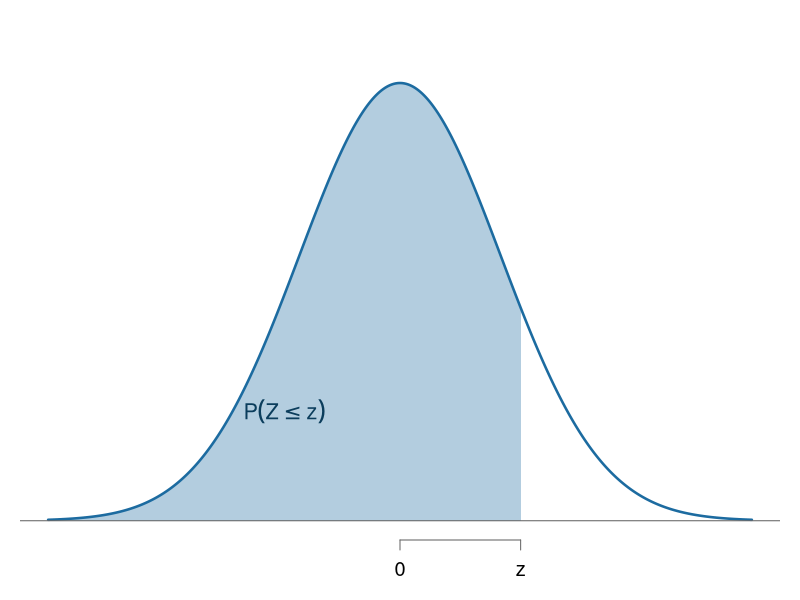
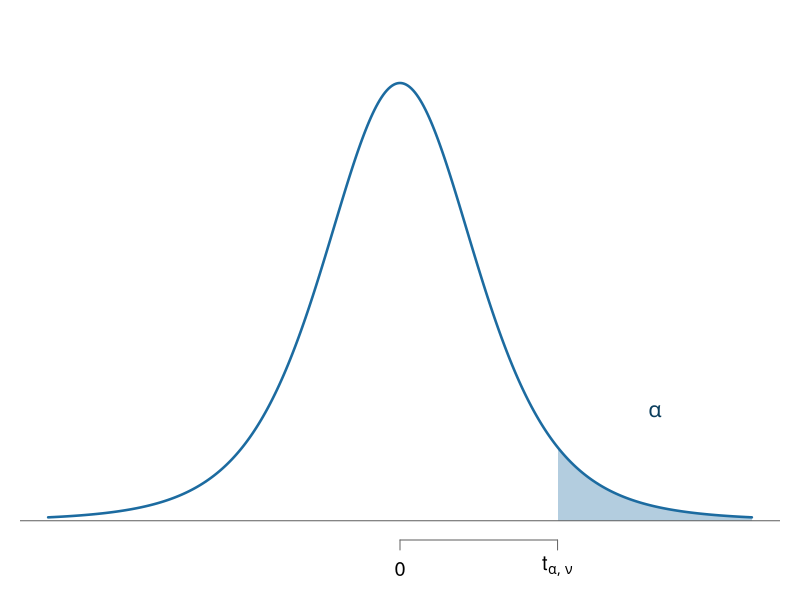
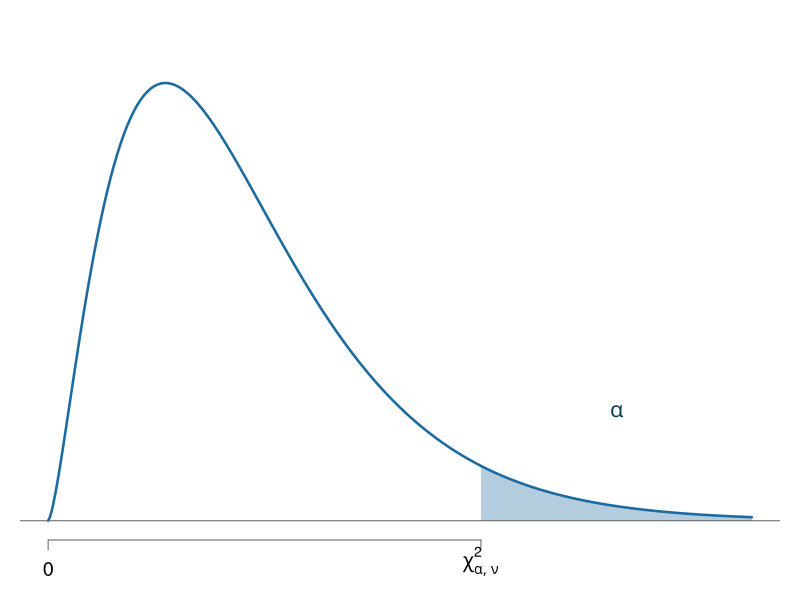
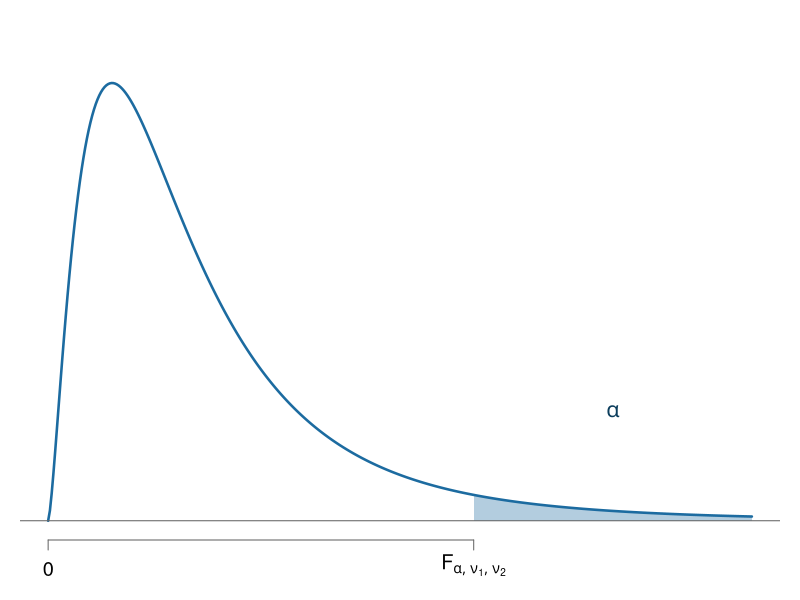

These charts were generated, in order, by the following R code:
## ---- chunk 1
#| label: preparar-tablas
#| echo: false

library(kableExtra)
options(knitr.kable.NA = "")

# Da formato a un número sin notación científica y con d decimales
fmt <- function(x, d) formatC(x, format = "f", digits = d)

# Los valores muy pequeños se muestran con tres cifras significativas
fmt_signif <- function(x, d = 3) {
  ifelse(x < 0.1,
         formatC(signif(x, 3), format = "fg", digits = 3, flag = "#"),
         formatC(x, format = "f", digits = d))
}

# Estilo común de los cuadros del apéndice
estilo <- function(k, letra = 13) {
  k %>%
    kable_styling(full_width = FALSE, font_size = letra,
                  bootstrap_options = c("striped", "hover", "condensed")) %>%
    column_spec(1, bold = TRUE)
}
## ---- chunk 2
#| label: figura-areas
#| echo: false

# Dibuja una densidad y sombrea un área; se usa en las figuras del apéndice
dibujar_area <- function(f, desde, hasta, a, b, etiqueta, marcas, rotulos) {
  x <- seq(desde, hasta, length.out = 400)
  y <- f(x)
  plot(x, y, type = "n", axes = FALSE, xlab = "", ylab = "",
       ylim = c(0, max(y) * 1.1))
  xs <- seq(a, b, length.out = 200)
  polygon(c(a, xs, b), c(0, f(xs), 0), col = "#1C6BA055", border = NA)
  lines(x, y, lwd = 2.5, col = "#1C6BA0")
  abline(h = 0, col = "gray40")
  axis(1, at = marcas, labels = rotulos, tick = TRUE,
       col = "gray40", cex.axis = 1.2)
  text(mean(c(max(a, desde), min(b, hasta))), max(y) * 0.25, etiqueta,
       cex = 1.3, col = "#0b3d5c")
}
## ---- chunk 3
#| label: fig-apa-z
#| fig-cap: "La tabla Z da el área a la izquierda de z."
#| fig-alt: "Curva normal estándar con el área sombreada a la izquierda de un valor z positivo"
#| echo: false
#| fig-width: 7
#| fig-height: 3

par(mar = c(3, 1, 1, 1))
dibujar_area(dnorm, -3.5, 3.5, -3.5, 1.2, expression(P(Z <= z)),
             marcas = c(0, 1.2), rotulos = expression(0, z))
## ---- chunk 4
#| label: calculo-z
#| echo: false

# Cuadro de la normal estándar: filas con el primer decimal y columnas con el segundo
tabla_z <- function(filas, signo) {
  m <- t(sapply(filas, function(z0) pnorm(signo * (z0 + (0:9) / 100))))
  rotulo <- paste0(if (signo < 0) "−" else "", fmt(filas, 1))
  data.frame(z = rotulo, apply(m, 2, fmt, d = 4), check.names = FALSE)
}
z_neg <- tabla_z(seq(3.4, 0, by = -0.1), signo = -1)
z_pos <- tabla_z(seq(0, 3.4, by = 0.1), signo = 1)
encabezado_z <- c("<i>z</i>", sprintf("0.0%d", 0:9))
## ---- chunk 5
#| label: tbl-apa-z-neg
#| tbl-cap: "Normal estándar: $P(Z \\le z)$ para $z$ negativos."
#| echo: false

z_neg %>%
  kbl(col.names = encabezado_z, escape = FALSE, align = "c") %>%
  estilo()
## ---- chunk 6
#| label: tbl-apa-z-pos
#| tbl-cap: "Normal estándar: $P(Z \\le z)$ para $z$ positivos."
#| echo: false

z_pos %>%
  kbl(col.names = encabezado_z, escape = FALSE, align = "c") %>%
  estilo()
## ---- chunk 7
# Con el valor redondeado, igual que en la tabla
pnorm(-1.67)

# Sin redondear z: R estandariza solo si se le dan la media y la desviación
pnorm(25, mean = 30, sd = 3)
## ---- chunk 8
#| label: fig-apa-t
#| fig-cap: "La tabla t da el valor que deja un área α a la derecha."
#| fig-alt: "Curva t de Student con el área sombreada a la derecha del valor crítico"
#| echo: false
#| fig-width: 7
#| fig-height: 3

par(mar = c(3, 1, 1, 1))
dibujar_area(function(x) dt(x, df = 5), -4.5, 4.5, 2.015, 4.5,
             expression(alpha), marcas = c(0, 2.015),
             rotulos = expression(0, t[list(alpha, nu)]))
## ---- chunk 9
#| label: tbl-apa-t
#| tbl-cap: "Valores críticos $t_{\\alpha,\\nu}$ con área $\\alpha$ a la derecha."
#| echo: false

alfas_t <- c(0.10, 0.05, 0.025, 0.01, 0.005, 0.001, 0.0005)
nu_t <- c(1:30, 40, 50, 60, 80, 100, 120, Inf)
m_t <- sapply(alfas_t, function(a) qt(1 - a, df = nu_t))
tab_t <- data.frame(nu = ifelse(is.infinite(nu_t), "∞", nu_t), apply(m_t, 2, fmt, d = 3))

tab_t %>%
  kbl(col.names = c("<i>ν</i>", paste0("<i>α</i> = ", alfas_t)),
      escape = FALSE, align = "c") %>%
  estilo()
## ---- chunk 10
# Área a la izquierda = 1 - 0.025 = 0.975
qt(0.975, df = 9)
## ---- chunk 11
#| label: fig-apa-chi
#| fig-cap: "La tabla chi-cuadrado da el valor que deja un área α a la derecha."
#| fig-alt: "Curva chi-cuadrado asimétrica con el área sombreada a la derecha del valor crítico"
#| echo: false
#| fig-width: 7
#| fig-height: 3

par(mar = c(3, 1, 1, 1))
dibujar_area(function(x) dchisq(x, df = 5), 0, 18, 11.07, 18,
             expression(alpha), marcas = c(0, 11.07),
             rotulos = expression(0, chi[list(alpha, nu)]^2))
## ---- chunk 12
#| label: tbl-apa-chi
#| tbl-cap: "Valores críticos $\\chi^2_{\\alpha,\\nu}$ con área $\\alpha$ a la derecha."
#| echo: false

alfas_chi <- c(0.995, 0.99, 0.975, 0.95, 0.90, 0.10, 0.05, 0.025, 0.01, 0.005)
nu_chi <- c(1:30, seq(40, 100, by = 10))
m_chi <- sapply(alfas_chi, function(a) qchisq(1 - a, df = nu_chi))
tab_chi <- data.frame(nu = nu_chi, apply(m_chi, 2, fmt_signif, d = 3))

tab_chi %>%
  kbl(col.names = c("<i>ν</i>", paste0("<i>α</i> = ", alfas_chi)),
      escape = FALSE, align = "c") %>%
  estilo(letra = 12)
## ---- chunk 13
# qchisq() recibe el área a la izquierda
qchisq(0.975, df = 9)   # valor de la derecha
qchisq(0.025, df = 9)   # valor de la izquierda
## ---- chunk 14
#| label: fig-apa-f
#| fig-cap: "La tabla F da el valor que deja un área α a la derecha."
#| fig-alt: "Curva F asimétrica con el área sombreada a la derecha del valor crítico"
#| echo: false
#| fig-width: 7
#| fig-height: 3

par(mar = c(3, 1, 1, 1))
dibujar_area(function(x) df(x, df1 = 5, df2 = 10), 0, 5.5, 3.326, 5.5,
             expression(alpha), marcas = c(0, 3.326),
             rotulos = expression(0, F[list(alpha, nu[1], nu[2])]))
## ---- chunk 15
#| label: calculo-f
#| echo: false

nu1_f <- c(1:10, 12, 15, 20, 24, 30, 40, 60, 120, Inf)
nu2_f <- c(1:30, 40, 60, 120, Inf)
inf_txt <- function(v) ifelse(is.infinite(v), "∞", v)

cuadro_f <- function(alfa) {
  m <- outer(nu2_f, nu1_f, function(n2, n1) qf(1 - alfa, df1 = n1, df2 = n2))
  tab <- data.frame(inf_txt(nu2_f), apply(m, 2, fmt, d = 2), check.names = FALSE)
  tab %>%
    kbl(col.names = c("<i>ν</i><sub>2</sub> \\ <i>ν</i><sub>1</sub>", inf_txt(nu1_f)),
        escape = FALSE, align = "c") %>%
    estilo(letra = 11) %>%
    scroll_box(width = "100%")
}
## ---- chunk 16
#| label: tbl-apa-f10
#| tbl-cap: "Valores críticos $F_{0.10,\\nu_1,\\nu_2}$."
#| echo: false

cuadro_f(0.10)
## ---- chunk 17
#| label: tbl-apa-f05
#| tbl-cap: "Valores críticos $F_{0.05,\\nu_1,\\nu_2}$."
#| echo: false

cuadro_f(0.05)
## ---- chunk 18
#| label: tbl-apa-f025
#| tbl-cap: "Valores críticos $F_{0.025,\\nu_1,\\nu_2}$."
#| echo: false

cuadro_f(0.025)
## ---- chunk 19
#| label: tbl-apa-f01
#| tbl-cap: "Valores críticos $F_{0.01,\\nu_1,\\nu_2}$."
#| echo: false

cuadro_f(0.01)
## ---- chunk 20
qf(0.95, df1 = 7, df2 = 9)       # cola derecha
qf(0.05, df1 = 7, df2 = 9)       # cola izquierda, directo
1 / qf(0.95, df1 = 9, df2 = 7)   # cola izquierda con la ecuación
## ---- chunk 21
#| label: calculo-binomial
#| echo: false

p_bin <- c(0.05, 0.10, 0.15, 0.20, 0.25, 0.30, 0.40, 0.50,
           0.60, 0.70, 0.75, 0.80, 0.85, 0.90, 0.95)

cuadro_binomial <- function(enes) {
  filas <- do.call(rbind, lapply(enes, function(n) {
    x <- 0:n
    data.frame(x = x, sapply(p_bin, function(p) fmt(pbinom(x, size = n, prob = p), 3)),
               check.names = FALSE)
  }))
  largo <- enes + 1
  k <- filas %>%
    kbl(col.names = c("<i>x</i>", fmt(p_bin, 2)), escape = FALSE, align = "c",
        row.names = FALSE) %>%
    add_header_above(c(" " = 1, "<i>p</i>" = length(p_bin)), escape = FALSE) %>%
    estilo(letra = 11)
  inicio <- cumsum(c(1, head(largo, -1)))
  for (i in seq_along(enes)) {
    k <- k %>% pack_rows(paste0("n = ", enes[i]), inicio[i], inicio[i] + largo[i] - 1)
  }
  k %>% scroll_box(width = "100%")
}
## ---- chunk 22
#| label: tbl-apa-binom-1
#| tbl-cap: "Binomial: $P(X \\le x)$ para $n$ entre 1 y 5."
#| echo: false

cuadro_binomial(1:5)
## ---- chunk 23
#| label: tbl-apa-binom-2
#| tbl-cap: "Binomial: $P(X \\le x)$ para $n$ entre 6 y 10."
#| echo: false

cuadro_binomial(6:10)
## ---- chunk 24
#| label: tbl-apa-binom-3
#| tbl-cap: "Binomial: $P(X \\le x)$ para $n$ entre 11 y 15."
#| echo: false

cuadro_binomial(11:15)
## ---- chunk 25
#| label: tbl-apa-binom-4
#| tbl-cap: "Binomial: $P(X \\le x)$ para $n$ entre 16 y 20."
#| echo: false

cuadro_binomial(16:20)
## ---- chunk 26
pbinom(2, size = 20, prob = 0.10)       # a lo sumo 2
dbinom(2, size = 20, prob = 0.10)       # exactamente 2
1 - pbinom(2, size = 20, prob = 0.10)   # más de 2
## ---- chunk 27
#| label: calculo-q
#| echo: false

k_q <- c(2:10, 12, 15, 20)
gl_q <- c(2:20, 24, 30, 40, 60, 120, Inf)

cuadro_q <- function(alfa) {
  m <- outer(gl_q, k_q, function(g, k) qtukey(1 - alfa, nmeans = k, df = g))
  tab <- data.frame(inf_txt(gl_q), apply(m, 2, fmt, d = 2), check.names = FALSE)
  tab %>%
    kbl(col.names = c("<i>gl</i><sub>E</sub> \\ <i>k</i>", k_q),
        escape = FALSE, align = "c") %>%
    estilo(letra = 12) %>%
    scroll_box(width = "100%")
}
## ---- chunk 28
#| label: tbl-apa-q05
#| tbl-cap: "Rango estudentizado: valores críticos $q_{0.05;k,gl_E}$."
#| echo: false

cuadro_q(0.05)
## ---- chunk 29
#| label: tbl-apa-q01
#| tbl-cap: "Rango estudentizado: valores críticos $q_{0.01;k,gl_E}$."
#| echo: false

cuadro_q(0.01)
## ---- chunk 30
q_crit <- qtukey(0.95, nmeans = 4, df = 16)
q_crit
q_crit * sqrt(2.50 / 5)   # distancia mínima de Tukey (MPa)
